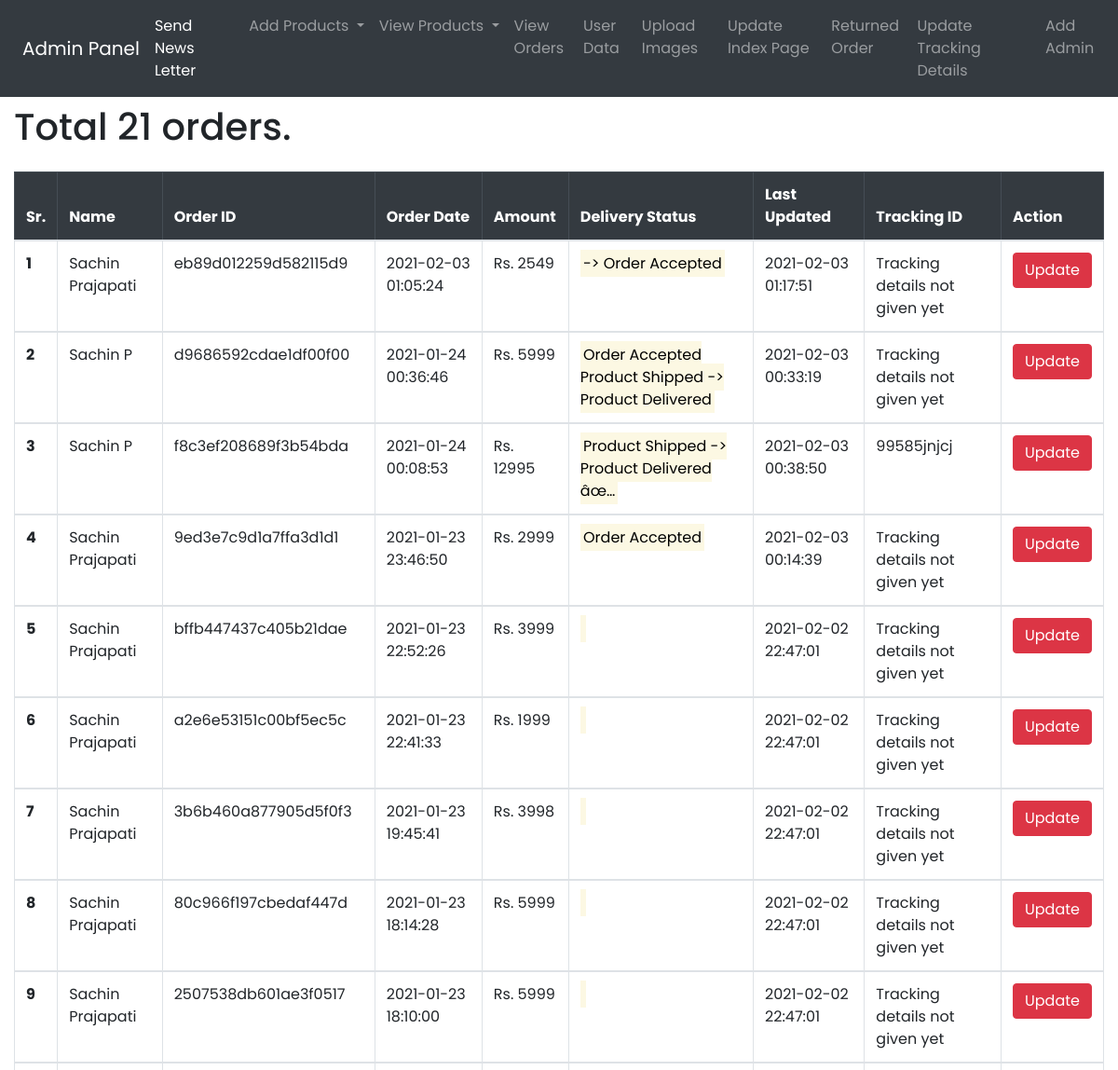
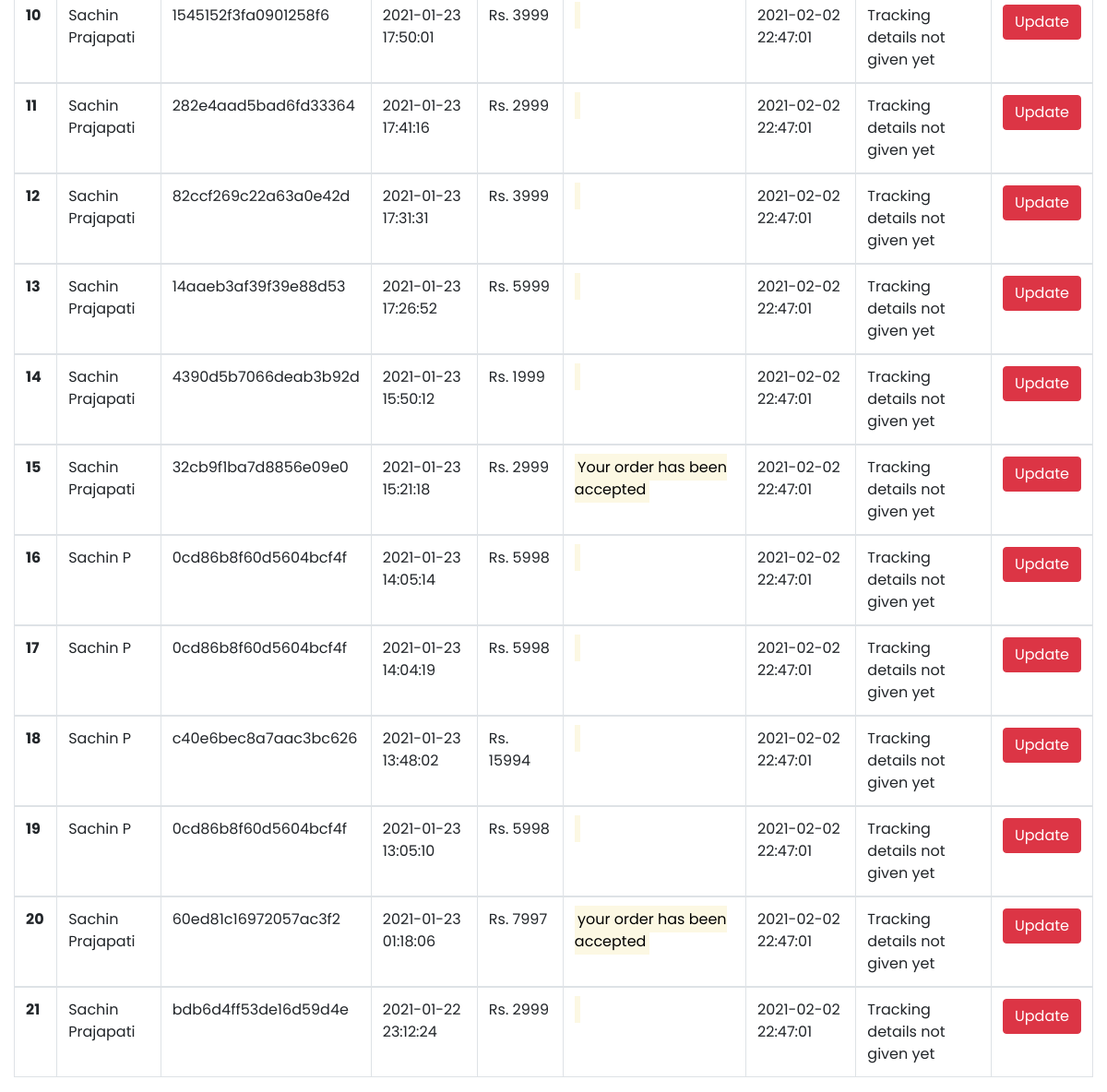
The page /urban.kleid.owner/update_tracking.php (signed in) on the database its author committed (2 pictures, top to bottom).
### tables this page shows
CREATE TABLE `transcations` (
  `sr` int(30) NOT NULL,
  `trans_id` varchar(200) NOT NULL,
  `trans_userid` int(20) NOT NULL,
  `trans_cust_name` varchar(250) NOT NULL,
  `trans_cust_email` varchar(100) NOT NULL,
  `trans_prod_info` varchar(255) NOT NULL,
  `trans_image` varchar(255) NOT NULL,
  `trans_amount` int(30) NOT NULL,
  `trans_status` varchar(100) NOT NULL,
  `trans_address` varchar(255) NOT NULL,
  `trans_created` datetime NOT NULL DEFAULT current_timestamp(),
  `trans_track` longtext NOT NULL,
  `trans_track_id` longtext NOT NULL,
  `trans_track_created` datetime NOT NULL DEFAULT current_timestamp(),
  `trans_return_replace` varchar(255) NOT NULL,
  `trans_return_status` varchar(255) NOT NULL,
  `trans_return_reason` varchar(255) NOT NULL,
  `trans_return_reason_detail` longtext NOT NULL,
  `trans_return_created` datetime NOT NULL DEFAULT current_timestamp(),
  `trans_return_approve` datetime NOT NULL DEFAULT current_timestamp()
);

### urban.kleid.owner/update_tracking.php (the view, shortened to what this page needs)
<!DOCTYPE html>
<html lang="en">
<head>
 <link rel="stylesheet" href="https://cdn.jsdelivr.net/npm/bootstrap@4.5.3/dist/css/bootstrap.min.css"
>
 <link rel="stylesheet" href="css/style.css">
</head>
<body>
<?php include 'basic/navbar.php';
include 'dbconnect.php'; ?>
<div class="container-fluid table-responsive mt-2">
<table class="table table-bordered align-middle">
    <thead class="table-dark ">
      <tr>
        <th scope="col">Sr.</th>
        <th scope="col">Name</th>
        <th scope="col">Order ID </th>
        <th scope="col">Order Date</th>
        <th scope="col">Amount</th>
        <th scope="col">Delivery Status</th>
        <th scope="col">Last Updated</th>
        <th scope="col">Tracking ID</th>
        <th scope="col">Action</th>
      </tr>
    </thead>
<?php
$sql = "SELECT * FROM `transcations`   ORDER BY `trans_created` DESC ";
$result = mysqli_query($conn, $sql);
$rowcount=mysqli_num_rows($result);
echo '<h1 class="text-left mb-4">Total '.$rowcount.' orders.</h1>';
$i=0;
while ($row = mysqli_fetch_assoc($result)) {
    $i++;
    $txnid=$row['trans_id'];
    $fullname=$row['trans_cust_name'];
    $amount=$row['trans_amount'];
    $order_date=$row['trans_created'];
    $trans_details=$row['trans_track'];
    $track_date=$row['trans_track_created'];
    $tracking_id=$row['trans_track_id'];
    if($tracking_id==""){
        $tracking_id="Tracking details not given yet";
    }
    echo '
    <tbody>
      <tr>
        <th scope="row">'.$i.'</th>
        <td>'.$fullname.'</td>
        <td>'.$txnid.'</td>
        <td>'.$order_date.'</td>
        <td>Rs. '.$amount.'</td>
        <td><mark>'.$trans_details.'</mark ></td>
        <td>'.$track_date.'</td>
        <td>'.$tracking_id.'</td>
        <td> <a href="push_track_update.php?trackid='.$txnid.'" type="button" class="btn btn-danger">Update</a></td>
      </tr>
    </tbody>
   ';
}
?>
 </table>
 </div>
</body>
 </html>

### urban.kleid.owner/css/style.css (style rules this page uses)
* { margin: 0; padding: 0; }
body { font-family: 'Mukta Vaani', sans-serif; font-family: 'Nunito Sans', sans-serif; font-family: 'Poppins', sans-serif; }

### rows shown on the page
transcations: trans_cust_name "Sachin Prajapati", trans "eb89d012259d582115d9", trans_created "2021-02-03 01:05:24", trans_amount "2549", trans_track "-> Order Accepted", trans_track_created "2021-02-03 01:17:51", trans_track "Tracking details not given yet"
transcations: trans_cust_name "Sachin P", trans "d9686592cdae1df00f00", trans_created "2021-01-24 00:36:46", trans_amount "5999", trans_track "Order Accepted Product Shipped -> Product Delivered", trans_track_created "2021-02-03 00:33:19", trans_track "Tracking details not given yet"
transcations: trans_cust_name "Sachin P", trans "f8c3ef208689f3b54bda", trans_created "2021-01-24 00:08:53", trans_amount "12995", trans_track "Product Shipped -> Product Delivered âœ…", trans_track_created "2021-02-03 00:38:50", trans_track "99585jnjcj"
transcations: trans_cust_name "Sachin Prajapati", trans "9ed3e7c9d1a7ffa3d1d1", trans_created "2021-01-23 23:46:50", trans_amount "2999", trans_track "Order Accepted", trans_track_created "2021-02-03 00:14:39", trans_track "Tracking details not given yet"
transcations: trans_cust_name "Sachin Prajapati", trans "bffb447437c405b21dae", trans_created "2021-01-23 22:52:26", trans_amount "3999", trans_track_created "2021-02-02 22:47:01", trans_track "Tracking details not given yet"
transcations: trans_cust_name "Sachin Prajapati", trans "a2e6e53151c00bf5ec5c", trans_created "2021-01-23 22:41:33", trans_amount "1999", trans_track_created "2021-02-02 22:47:01", trans_track "Tracking details not given yet"
transcations: trans_cust_name "Sachin Prajapati", trans "3b6b460a877905d5f0f3", trans_created "2021-01-23 19:45:41", trans_amount "3998", trans_track_created "2021-02-02 22:47:01", trans_track "Tracking details not given yet"
transcations: trans_cust_name "Sachin Prajapati", trans "80c966f197cbedaf447d", trans_created "2021-01-23 18:14:28", trans_amount "5999", trans_track_created "2021-02-02 22:47:01", trans_track "Tracking details not given yet"
transcations: trans_cust_name "Sachin Prajapati", trans "2507538db601ae3f0517", trans_created "2021-01-23 18:10:00", trans_amount "5999", trans_track_created "2021-02-02 22:47:01", trans_track "Tracking details not given yet"
transcations: trans_cust_name "Sachin Prajapati", trans "1545152f3fa0901258f6", trans_created "2021-01-23 17:50:01", trans_amount "3999", trans_track_created "2021-02-02 22:47:01", trans_track "Tracking details not given yet"
transcations: trans_cust_name "Sachin Prajapati", trans "282e4aad5bad6fd33364", trans_created "2021-01-23 17:41:16", trans_amount "2999", trans_track_created "2021-02-02 22:47:01", trans_track "Tracking details not given yet"
transcations: trans_cust_name "Sachin Prajapati", trans "82ccf269c22a63a0e42d", trans_created "2021-01-23 17:31:31", trans_amount "3999", trans_track_created "2021-02-02 22:47:01", trans_track "Tracking details not given yet"
transcations: trans_cust_name "Sachin Prajapati", trans "14aaeb3af39f39e88d53", trans_created "2021-01-23 17:26:52", trans_amount "5999", trans_track_created "2021-02-02 22:47:01", trans_track "Tracking details not given yet"
transcations: trans_cust_name "Sachin Prajapati", trans "4390d5b7066deab3b92d", trans_created "2021-01-23 15:50:12", trans_amount "1999", trans_track_created "2021-02-02 22:47:01", trans_track "Tracking details not given yet"
transcations: trans_cust_name "Sachin Prajapati", trans "32cb9f1ba7d8856e09e0", trans_created "2021-01-23 15:21:18", trans_amount "2999", trans_track "Your order has been accepted", trans_track_created "2021-02-02 22:47:01", trans_track "Tracking details not given yet"
transcations: trans_cust_name "Sachin P", trans "0cd86b8f60d5604bcf4f", trans_created "2021-01-23 14:05:14", trans_amount "5998", trans_track_created "2021-02-02 22:47:01", trans_track "Tracking details not given yet"
transcations: trans_cust_name "Sachin P", trans "0cd86b8f60d5604bcf4f", trans_created "2021-01-23 14:04:19", trans_amount "5998", trans_track_created "2021-02-02 22:47:01", trans_track "Tracking details not given yet"
transcations: trans_cust_name "Sachin P", trans "c40e6bec8a7aac3bc626", trans_created "2021-01-23 13:48:02", trans_amount "15994", trans_track_created "2021-02-02 22:47:01", trans_track "Tracking details not given yet"
transcations: trans_cust_name "Sachin P", trans "0cd86b8f60d5604bcf4f", trans_created "2021-01-23 13:05:10", trans_amount "5998", trans_track_created "2021-02-02 22:47:01", trans_track "Tracking details not given yet"
transcations: trans_cust_name "Sachin Prajapati", trans "60ed81c16972057ac3f2", trans_created "2021-01-23 01:18:06", trans_amount "7997", trans_track "your order has been accepted", trans_track_created "2021-02-02 22:47:01", trans_track "Tracking details not given yet"
transcations: trans_cust_name "Sachin Prajapati", trans "bdb6d4ff53de16d59d4e", trans_created "2021-01-22 23:12:24", trans_amount "2999", trans_track_created "2021-02-02 22:47:01", trans_track "Tracking details not given yet"

### other values the page prints
$rowcount "21"
